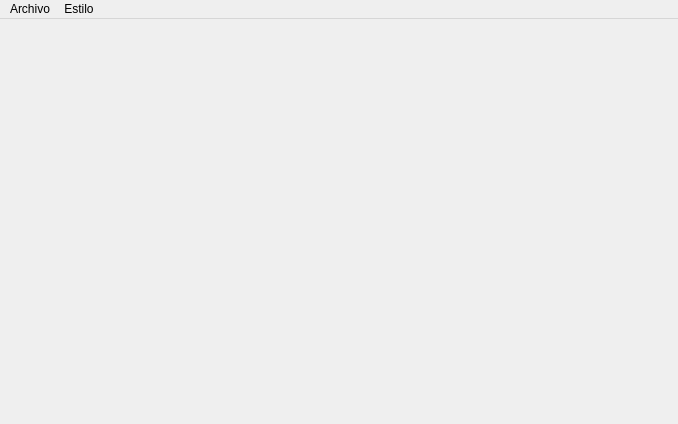
<?xml version="1.0" encoding="UTF-8"?>
<ui version="4.0">
 <class>MainWindow</class>
 <widget class="QMainWindow" name="MainWindow">
  <property name="geometry">
   <rect>
    <x>0</x>
    <y>0</y>
    <width>678</width>
    <height>424</height>
   </rect>
  </property>
  <property name="windowTitle">
   <string>MainWindow</string>
  </property>
  <widget class="QWidget" name="centralWidget"/>
  <widget class="QMenuBar" name="menuBar">
   <property name="geometry">
    <rect>
     <x>0</x>
     <y>0</y>
     <width>678</width>
     <height>21</height>
    </rect>
   </property>
   <widget class="QMenu" name="menuEstilo">
    <property name="title">
     <string>Estilo</string>
    </property>
    <addaction name="actionTamanyo"/>
    <addaction name="actionColor"/>
   </widget>
   <widget class="QMenu" name="menuArchivo">
    <property name="title">
     <string>Archivo</string>
    </property>
    <addaction name="actionQuitar"/>
   </widget>
   <addaction name="menuArchivo"/>
   <addaction name="menuEstilo"/>
  </widget>
  <action name="actionTamanyo">
   <property name="text">
    <string>Tamaño</string>
   </property>
  </action>
  <action name="actionColor">
   <property name="text">
    <string>Color</string>
   </property>
  </action>
  <action name="actionQuitar">
   <property name="text">
    <string>Quitar</string>
   </property>
  </action>
 </widget>
 <layoutdefault spacing="6" margin="11"/>
 <resources/>
 <connections/>
</ui>
